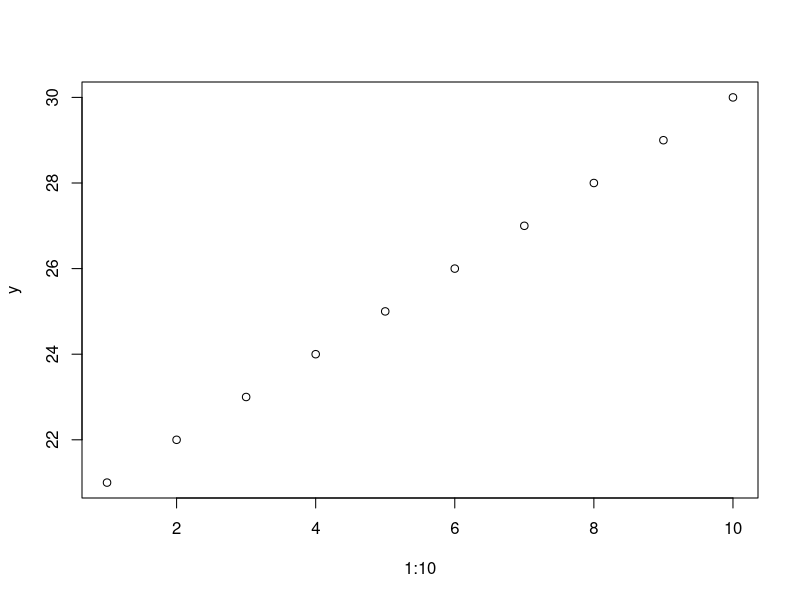
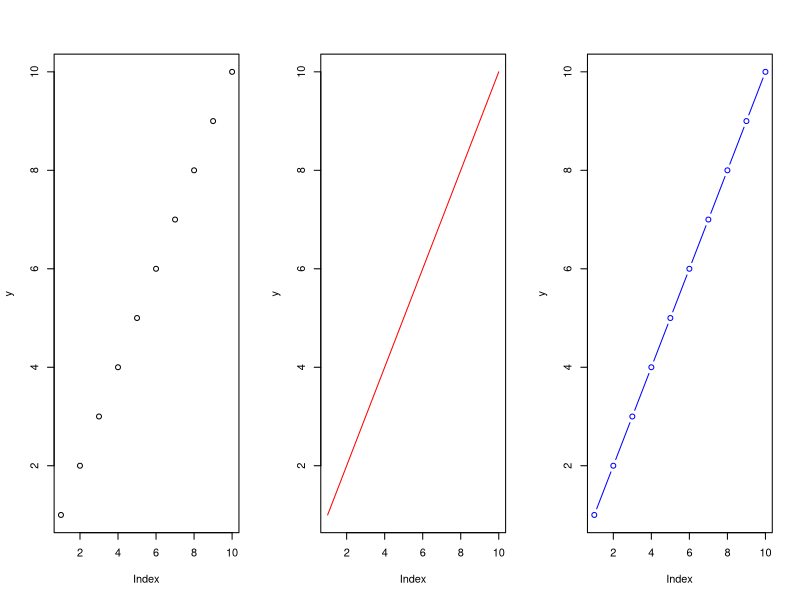

The R source for these figures, in order:
## ---- chunk 1
x = matrix(1:10, 5, 2)
apply(x, 1, mean)
apply(x, 2, mean)
## ---- chunk 2
y = array(1:24, dim = c(2, 3, 4))
apply(y, 3, mean)
## ---- chunk 3
x = data.frame(ID = 1:10, RT = rnorm(10), Group = rep(1:2, 5), Pic = rep(c("Neg", "Pos"), each = 5))
tapply(x$RT, list(x$Group, x$Pic), mean)
## ---- chunk 4
x <- list(ID = 1:10, RT = rnorm(10), Group = rep(1:2, 5))
lapply(x, mean)
## ---- chunk 5
x <- list(ID = 1:10, RT = rnorm(10), Group = rep(1:2, 5))
sapply(x, mean)
## ---- chunk 6
library(plyr)
dfx <- data.frame(
group = c(rep('A', 8), rep('B', 15), 
          rep('C', 6)),
sex = sample(c("M", "F"), size = 29, replace = TRUE),
age = runif(n = 29, min = 18, max = 54))
ddply(dfx, .(group, sex), summarize,
mean = round(mean(age), 2),
sd = round(sd(age), 2))
## ---- chunk 7
y <- 21:30
y
plot(x = 1:10, y = y)
## ---- chunk 8
y <- 1:10
layout(t(1:3))
plot(y)
plot(y, type = "l", col = "red")
plot(y, type = "b", col = "blue")
